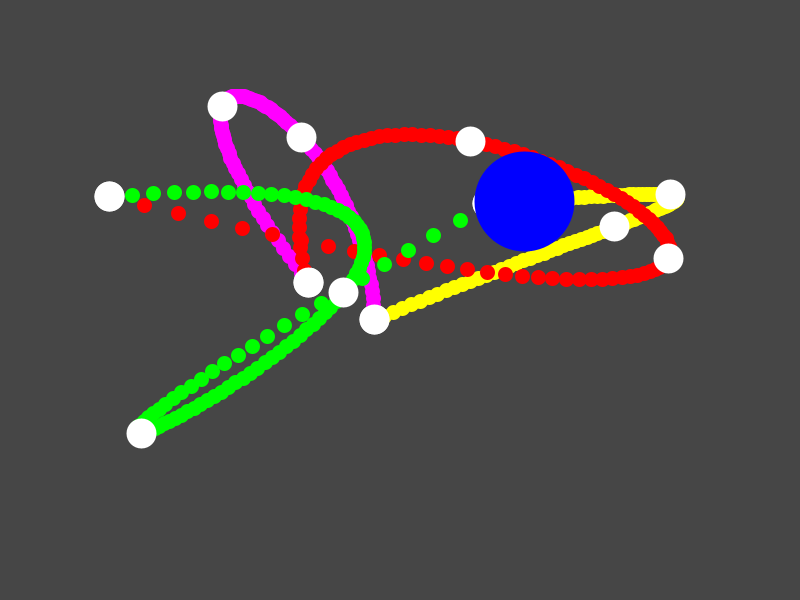
Frame 1 (no input)
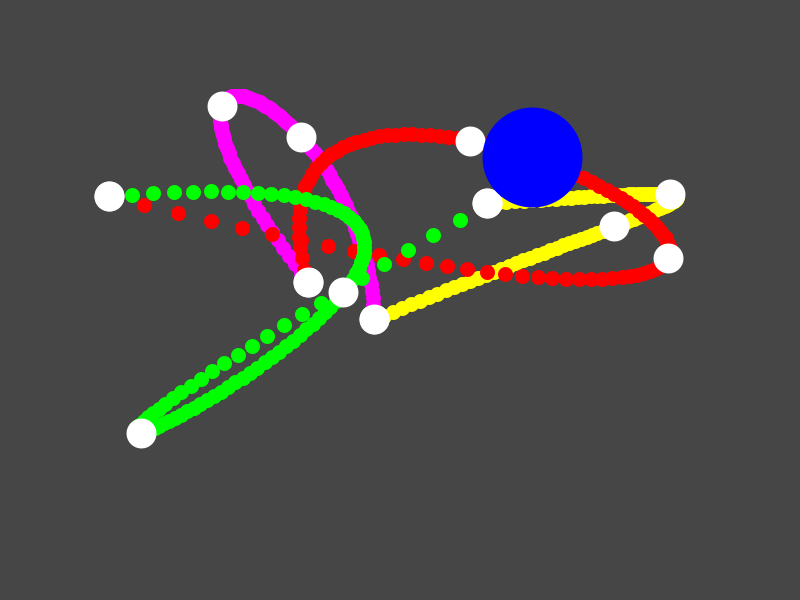
Frame 60 (the mouse pressed at the canvas centre just before this capture)
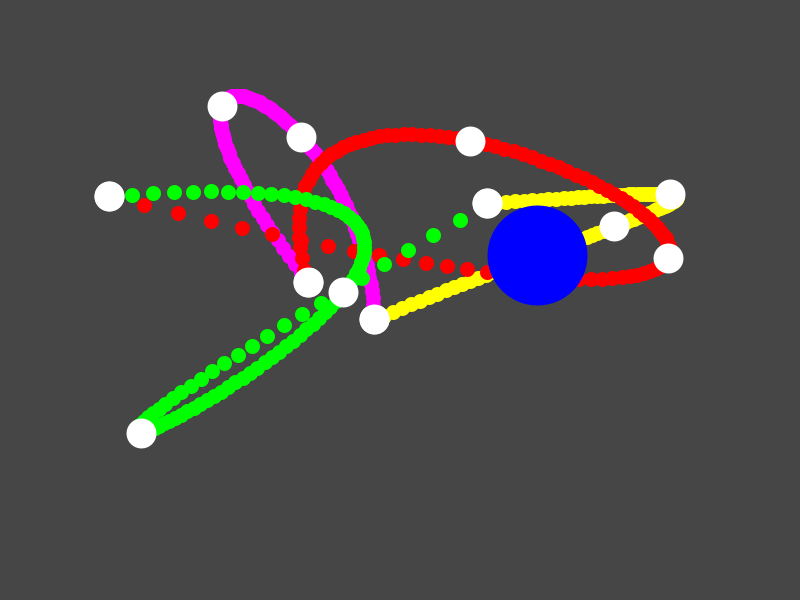
Frame 120 (the mouse held since frame 60 and released just before this capture)

The Processing sketch that drew these frames (run headless with seeded random() and noise(); from frame 60 on, the mouse is pressed at the canvas centre):

// Processing sketch: CurvitaFresca1
// ── CurvitaFresca1.pde
//Curva de interpolacion 2D

Corve corveInterpolation1;
Corve corveInterpolation2;
Corve corveInterpolation3;
Corve corveInterpolation4;

MovableItem itemMove;


void setup() 
{
    size(800, 600);
    //Curva 1
    PVector[] points = new PVector[4];
    PVector startPos;
    float offset = 100;

    color corveColor = color(255,255,0);
    int corveThickness = 15;
    int totalPoints = 100;
    //Dibuja un coso raro
    // points[0] = new PVector(200,200); 
    // points[1] = new PVector(300,300);
    // points[2] = new PVector(400,200);
    // points[3] = new PVector(500,300);
    points[0] = new PVector(random(offset, width - offset),random(offset, height - offset));
    points[1] = new PVector(random(offset, width - offset),random(offset, height - offset));
    points[2] = new PVector(random(offset, width - offset),random(offset, height - offset));
    points[3] = new PVector(random(offset, width - offset),random(offset, height - offset));
    corveInterpolation1 = new Corve(points, corveColor, corveThickness, totalPoints);
    startPos = points[0];
    //Curva 2
    corveColor = color(255,0,255);

    //Coso
    // points[0] = new PVector(500,300); 
    // points[1] = new PVector(700,350);
    // points[2] = new PVector(700,450);
    // points[3] = new PVector(500,500);
    points[0] = points[3];
    points[1] = new PVector(random(offset, width - offset),random(offset, height - offset));
    points[2] = new PVector(random(offset, width - offset),random(offset, height - offset));
    points[3] = new PVector(random(offset, width - offset),random(offset, height - offset));
    corveInterpolation2 = new Corve(points, corveColor, corveThickness, totalPoints);
    
    //Curva 3
    corveColor = color(255,0,0);
    //Coso
    // points[0] = new PVector(500,500); 
    // points[1] = new PVector(400,550);
    // points[2] = new PVector(300,550);
    // points[3] = new PVector(200,450);
    points[0] = points[3];
    points[1] = new PVector(random(offset, width - offset),random(offset, height - offset));
    points[2] = new PVector(random(offset, width - offset),random(offset, height - offset));
    points[3] = new PVector(random(offset, width - offset),random(offset, height - offset));

    corveInterpolation3 = new Corve(points, corveColor, corveThickness, totalPoints);
    
    //Curva 4
    corveColor = color(0,255,0);

    // points[0] = new PVector(200,450); 
    // points[1] = new PVector(100,400);
    // points[2] = new PVector(100,250);
    // points[3] = new PVector(200,200);
    
    points[0] = points[3];
    points[1] = new PVector(random(offset, width - offset),random(offset, height - offset));
    points[2] = new PVector(random(offset, width - offset),random(offset, height - offset));
    points[3] = startPos;
    corveInterpolation4 = new Corve(points, corveColor, corveThickness, totalPoints);

    itemMove = new MovableItem(corveInterpolation1);
}


void draw()
{
    background(70);
    
    corveInterpolation1.DrawCorve();
    corveInterpolation1.DrawControlPoitns();
    corveInterpolation2.DrawCorve();
    corveInterpolation2.DrawControlPoitns();
    corveInterpolation3.DrawCorve();
    corveInterpolation3.DrawControlPoitns();
    corveInterpolation4.DrawCorve();
    corveInterpolation4.DrawControlPoitns();
    
    itemMove.MoveItem();
}

// ── Curva.pde
class Corve
{
    //FORMULA p(u) = C0 + C1u + C2u2 + C3u3

    PVector[] controlPoints;
    PVector[] coefficients;
    color corveColor;
    int corveThickness;
    int totalPoints;
    float incrementU;

    Corve(PVector[] _controlPoints, color _curveColor, int _thickness, int _totalPoints){
        controlPoints = new PVector[4];
        for (int i = 0; i < 4; ++i) 
        {
            controlPoints[i] = new PVector();
            controlPoints[i] = _controlPoints[i];
        }

        corveColor = _curveColor;
        corveThickness = _thickness;
        totalPoints = _totalPoints;
        
        CalculateCoefficients();

    }

    void CalculateCoefficients() 
    { // Solo se ejecuta al cambiar los puntos de control o al 
        coefficients = new PVector[4]; //<>// //<>// //<>//
        coefficients[0] = new PVector();
        coefficients[1] = new PVector();
        coefficients[2] = new PVector();
        coefficients[3] = new PVector();
        //Los coeficientes son:
        // C0 = P0
        // C1 = -5.5P0 + 9P1 -4.5P2 + P3
        // C2 = 9P0 - 22.5P1 + 18P2 - 4.5P3
        // C3 = -4.5 + 13.5P1 - 13.5P2 + 4.5P3
        
        //Calcular la X
        coefficients[0].x = controlPoints[0].x;
        coefficients[1].x = -5.5 * controlPoints[0].x + 9 * controlPoints[1].x - 4.5 * controlPoints[2].x + controlPoints[3].x;
        coefficients[2].x = 9 * controlPoints[0].x - 22.5 * controlPoints[1].x + 18 * controlPoints[2].x - 4.5 * controlPoints[3].x;
        coefficients[3].x = -4.5 * controlPoints[0].x + 13.5 * controlPoints[1].x - 13.5 * controlPoints[2].x + 4.5 * controlPoints[3].x;

        //Calcular la Y
        coefficients[0].y = controlPoints[0].y;
        coefficients[1].y = -5.5 * controlPoints[0].y + 9 * controlPoints[1].y - 4.5 * controlPoints[2].y + controlPoints[3].y;
        coefficients[2].y = 9 * controlPoints[0].y - 22.5 * controlPoints[1].y + 18 * controlPoints[2].y - 4.5 * controlPoints[3].y;
        coefficients[3].y = -4.5 * controlPoints[0].y + 13.5 * controlPoints[1].y - 13.5 * controlPoints[2].y + 4.5 * controlPoints[3].y;
    }

    void DrawCorve()
    {
        strokeWeight(corveThickness);
        stroke(corveColor);
        incrementU = 1/(float)totalPoints;

        for (float u = 0; u <= 1; u += incrementU) 
        {
            float x = coefficients[0].x + coefficients[1].x * u + coefficients[2].x * u * u + coefficients[3].x * u * u * u;
            float y = coefficients[0].y + coefficients[1].y * u + coefficients[2].y * u * u + coefficients[3].y * u * u * u;

            point(x, y);
        }

    }


    void DrawControlPoitns()
    {
        strokeWeight(corveThickness * 2);
        stroke(255);

        for (int i = 0; i < 4; i++) 
        {
            point(controlPoints[i].x, controlPoints[i].y);
        }
    }
    
    
      
      


}

// ── MovableItem.pde
class MovableItem
{
    Corve currentCorve;
    float curvePoint = 0;
    float speed = 0.04;

    MovableItem(Corve _corveFollow)
    {
        currentCorve = _corveFollow;
    }

    void MoveItem()
    {
        curvePoint += speed;
        if(curvePoint >= 1)
        {
            EndCorve();
        }
        
        float x = currentCorve.coefficients[0].x +
        currentCorve.coefficients[1].x * curvePoint +
        currentCorve.coefficients[2].x * curvePoint * curvePoint + 
        currentCorve.coefficients[3].x * curvePoint * curvePoint * curvePoint;
        float y = currentCorve.coefficients[0].y + 
        currentCorve.coefficients[1].y * curvePoint +
        currentCorve.coefficients[2].y * curvePoint * curvePoint +
        currentCorve.coefficients[3].y * curvePoint * curvePoint * curvePoint;


        strokeWeight(100);
        stroke(0,0,255);
        point(x,y);
        

    }

    void EndCorve()
    {
        if(currentCorve.controlPoints[3] == corveInterpolation1.controlPoints[0])
        {
            currentCorve = corveInterpolation1;
        }
        else if(currentCorve.controlPoints[3] == corveInterpolation2.controlPoints[0])
        {
             currentCorve = corveInterpolation2;
        }
        else if(currentCorve.controlPoints[3] == corveInterpolation3.controlPoints[0])
        {
             currentCorve = corveInterpolation3;
        }
        else if(currentCorve.controlPoints[3] == corveInterpolation4.controlPoints[0])
        {
             currentCorve = corveInterpolation4;
        }
        
        curvePoint = 0;
    }
}
